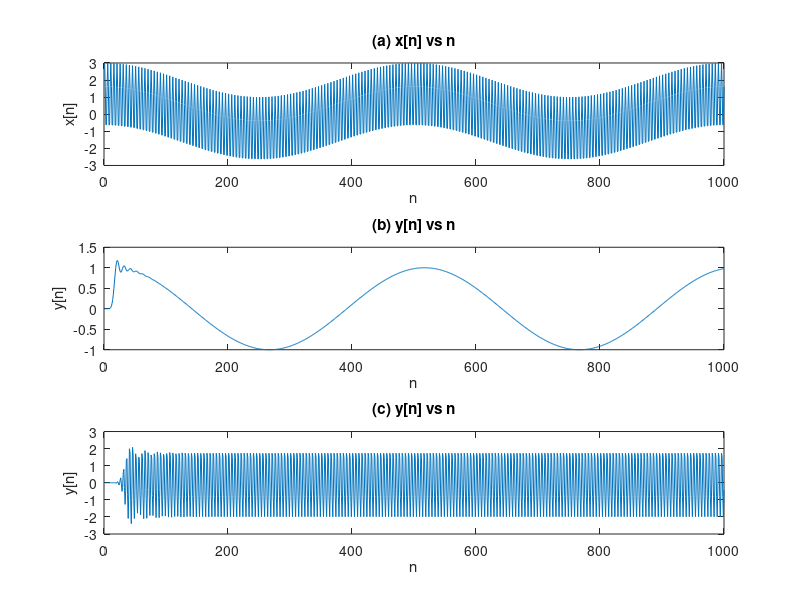

Write MATLAB code to recreate this figure.
clear all; clc;

%% (a)

Ts = 0.002;
fs = 1 / Ts;
f1 = 100;
M = 1000;
n = 1:M;
x = cos(2*pi*(n-1)*Ts) + 2*cos(2*pi*f1*(n-1)*Ts);

figure(1);
subplot(3, 1, 1);
plot(n, x);
title("(a) x[n] vs n");
xlabel("n");
ylabel("x[n]");

%% (b)

L = 16;
fc = f1 / 2;
[b, a] = butter(L, 2*fc/fs, "low");
% K = 100;
% [H, w] = freqz(b, a, K);
% Mag_H = 20*log10(abs(H));
% phase = atan2(imag(H), real(H));
% phase = phase*180/pi;
y = filter(b, a, x);

subplot(3, 1, 2);
plot(n, y);
title("(b) y[n] vs n");
xlabel("n");
ylabel("y[n]");

%% (c)

L = 16;
fc = [f1-f1/4, f1+f1/4];
[b,a] = butter(L, 2*fc/fs, "bandpass");
%[H,w] = freqz(b, a, K);
%Mag_H = 20*log10(abs(H));
%phase = atan2(imag(H), real(H));
%phase = phase*180/pi;
y = filter(b, a, x);

subplot(3, 1, 3);
plot(n, y);
title("(c) y[n] vs n");
xlabel("n");
ylabel("y[n]");

